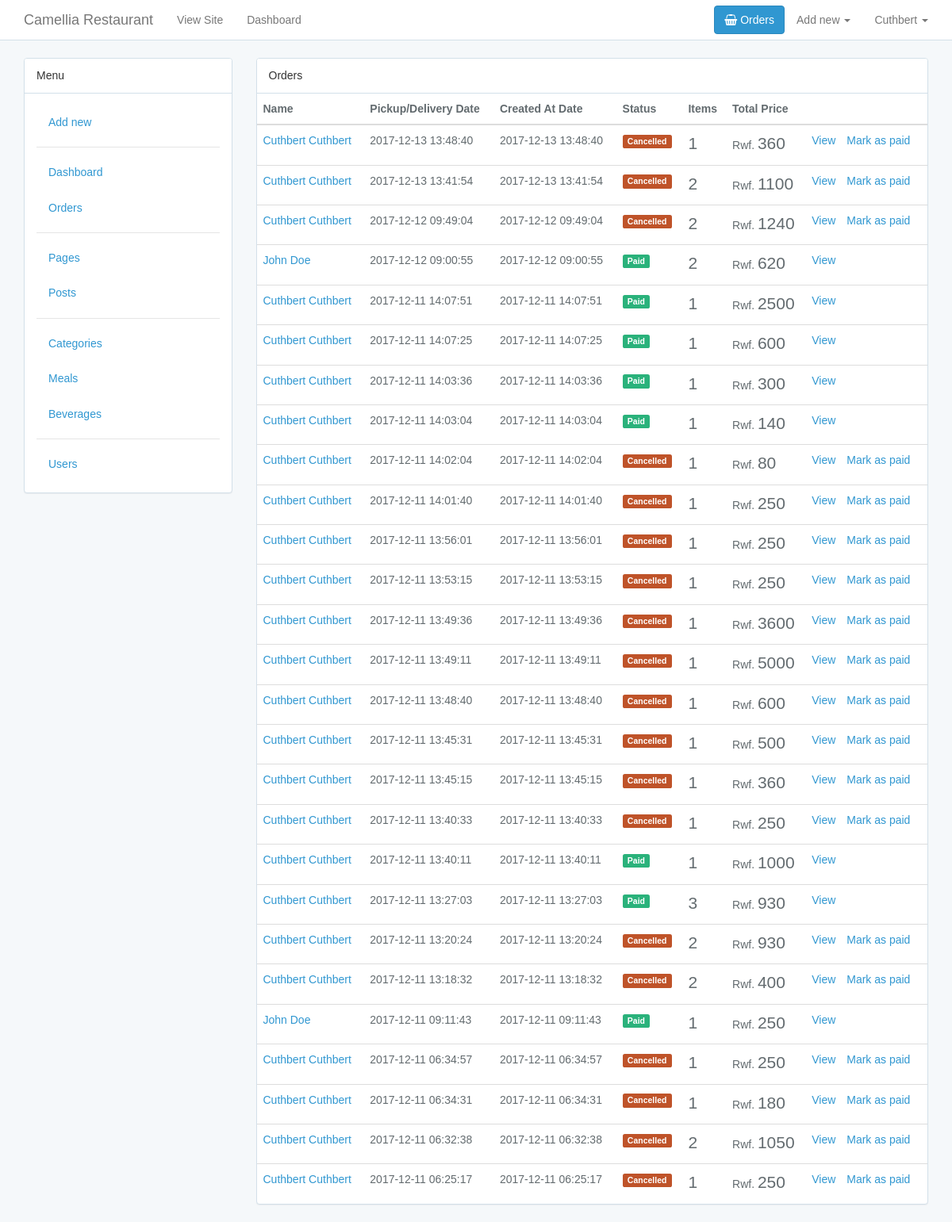
The app's page /admin/orders/index.php (signed in) with its own data.
### tables this page shows
CREATE TABLE `orders` (
  `id` int(10) UNSIGNED NOT NULL,
  `user_id` int(10) UNSIGNED NOT NULL,
  `booked_at` timestamp NOT NULL DEFAULT CURRENT_TIMESTAMP,
  `expired_at` timestamp NULL DEFAULT NULL,
  `paid_at` timestamp NULL DEFAULT NULL,
  `created_at` timestamp NOT NULL DEFAULT CURRENT_TIMESTAMP,
  `updated_at` timestamp NOT NULL DEFAULT CURRENT_TIMESTAMP ON UPDATE CURRENT_TIMESTAMP
);

CREATE TABLE `users` (
  `id` int(10) UNSIGNED NOT NULL,
  `first_name` varchar(191) NOT NULL,
  `last_name` varchar(191) NOT NULL,
  `email` varchar(191) NOT NULL,
  `phone` int(191) DEFAULT NULL,
  `password` varchar(191) NOT NULL,
  `remember_token` varchar(100) DEFAULT NULL,
  `created_at` timestamp NOT NULL DEFAULT CURRENT_TIMESTAMP,
  `updated_at` timestamp NOT NULL DEFAULT CURRENT_TIMESTAMP ON UPDATE CURRENT_TIMESTAMP
);

### admin/functions.php (called while the page is built, shortened)
<?php
if (!function_exists('orders')) {
    function orders($parameters = [])
    {
        global $con;
        $rows = [];
        $stmt = $con->prepare("SELECT
                                        `orders`.*,
                                        `users`.`first_name`, `users`.`last_name`
                                        FROM
                                          `orders`
                                        INNER JOIN
                                          `users`
                                        ON
                                          `users`.`id` = `orders`.`user_id`
                                          ORDER BY
                                          `created_at` DESC,
                                          `booked_at` DESC");
        if (isset($parameters) && isset($parameters["status"]) && $parameters['status'] == "pending") {
            $stmt = $con->prepare("SELECT
                                        `orders`.*,
                                        `users`.`first_name`, `users`.`last_name`
                                        FROM
                                          `orders`
                                        INNER JOIN
                                          `users`
                                        ON
                                          `users`.`id` = `orders`.`user_id`
                                        WHERE
                                          `orders`.`paid_at` IS NULL
                                          AND
                                            `orders`.`expired_at` IS NULL
                                        ORDER BY
                                          `created_at` DESC,
                                          `booked_at` DESC");
        }
        $stmt->execute();
        $result = $stmt->get_result();
        if ($result->num_rows >= 1) {
            $rows = $result->fetch_all(MYSQLI_BOTH);
        };
        return $rows;
    }
}

### helpers.php (called while the page is built, shortened)
<?php
if (!function_exists('route')) {
    function route($name)
    {
        return APP_URL . "/{$name}";
    }
}

### functions.php (called while the page is built, shortened)
<?php
include_once "helpers.php";
if (!function_exists('orderTotal')) {
    function orderTotal($order)
    {
        global $con;
        $row = [];
        $stmt = $con->prepare("SELECT
                                        SUM(
                                            (
                                                `order_items`.`price` * `order_items`.`quantity`
                                            )
                                        ) AS `order_total`
                                    FROM
                                        `orders`
                                    INNER JOIN `order_items`
                                    WHERE
                                    `orders`.`id` = `order_items`.`order_id`
                                    AND `order_id` = ? LIMIT 1");
        $stmt->bind_param("i", $order);
        $stmt->execute();
        $result = $stmt->get_result();
        if ($result->num_rows == 1) {
            $row = $result->fetch_assoc();
        }
        return $row['order_total'];
    }
}
if (!function_exists('orderItemsCount')) {
    function orderItemsCount($order)
    {
        global $con;
        $row = [];
        $stmt = $con->prepare("SELECT
                                        COUNT(`order_items`.id) AS `order_items_count`
                                    FROM
                                        `orders`
                                    INNER JOIN `order_items`
                                    WHERE
                                    `orders`.`id` = `order_items`.`order_id`
                                    AND `order_id` = ? LIMIT 1");
        $stmt->bind_param("i", $order);
        $stmt->execute();
        $result = $stmt->get_result();
        if ($result->num_rows == 1) {
            $row = $result->fetch_assoc();
        }
        return $row['order_items_count'];
    }
}

### admin/orders/index.php (the view, shortened to what this page needs)
<?php
include_once("../../helpers.php");
include_once("../../functions.php");
include_once("../functions.php");
$orders = orders();
?>
<!DOCTYPE html>
<html lang="en">
<head>
    <?php include_once('../../partials/_head.php'); ?>
</head>
<body>
<div id="app">
    <?php include_once('../partials/_navigation.php'); ?>
    <div class="container">
        <div class="row">
            <div class="col-sm-3">
                <?php include_once('../partials/_sidebar.php') ?>
            </div>
            <div class="col-sm-9">
                <div class="panel panel-default">
                    <div class="panel-heading">Orders</div>
                    <?php if (isset($orders) && (count($orders) > 0)) { ?>
                    <div class="table-responsive">
                        <table class="table table-hover">
                            <thead>
                            <tr>
                                <th>Name</th>
                                <th>Pickup/Delivery Date</th>
                                <th>Created At Date</th>
                                <th>Status</th>
                                <th>Items</th>
                                <th>Total Price</th>
                                <th></th>
                            </tr>
                            </thead>
                            <tbody>
                            <?php foreach ($orders as $order) { ?>
                                <tr>
                                    <td>
                                        <a href="<?php echo route("admin/orders/index.php?user={$order['user_id']}") ?>">
                                            <?php echo $order['first_name'] . ' ' . $order['last_name']; ?>
                                        </a>
                                    </td>
                                    <td><?php echo $order['booked_at']; ?></td>
                                    <td><?php echo $order['created_at']; ?></td>
                                    <td>
                                        <?php if (isset($order['paid_at'])) { ?>
                                            <span class="label label-success">Paid</span>
                                        <?php } elseif(isset($order['expired_at'])) { ?>
                                            <span class="label label-danger">Cancelled</span>
                                        <?php } else { ?>
                                            <span class="label label-warning">Pending</span>
                                        <?php } ?>
                                    </td>
                                    <td>
                                        <span class="lead"><?php echo orderItemsCount($order['id']); ?></span>
                                    </td>
                                    <td>
                                        <?php echo APP_CURRENCY; ?>
                                        <span class="lead"><?php echo orderTotal($order['id']); ?></span>
                                    </td>
                                    <td>
                                        <ul class="list-inline">
                                            <li>
                                                <a href="<?php echo route("admin/orders/edit.php?order={$order['id']}") ?>">
                                                    View
                                                </a>
                                            </li>
                                            <?php if (!isset($order['paid_at'])) { ?>
                                                <li>
                                                    <a href="<?php echo route("admin/orders/scripts/update_paid_at.php?order={$order['id']}"); ?>"
                                                       onclick="event.preventDefault();
                                                               document.getElementById('order-<?php echo $order["id"]; ?>-paid-at-form').submit();">
                                                        Mark as paid
                                                    </a>
                                                </li>
                                            <?php } ?>
                                        </ul>
                                    </td>
                                </tr>
                            <?php } ?>
                            </tbody>
                        </table>
                </div>
                <?php } else { ?>
                    <p class="text-muted text-center">No orders found.</p>
                <?php }; ?>
            </div>
        </div>
    </div>
</div>
</div>
</body>
</html>

### records on screen
orders: user.first_name "Cuthbert", user.last_name "Cuthbert", booked_at "2017-12-13 13:48:40", created_at "2017-12-13 13:48:40", shows "Cancelled", id "1", id "360"
orders: user.first_name "Cuthbert", user.last_name "Cuthbert", booked_at "2017-12-13 13:41:54", created_at "2017-12-13 13:41:54", shows "Cancelled", id "2", id "1100"
orders: user.first_name "Cuthbert", user.last_name "Cuthbert", booked_at "2017-12-12 09:49:04", created_at "2017-12-12 09:49:04", shows "Cancelled", id "2", id "1240"
orders: user.first_name "John", user.last_name "Doe", booked_at "2017-12-12 09:00:55", created_at "2017-12-12 09:00:55", shows "Paid", id "2", id "620"
orders: user.first_name "Cuthbert", user.last_name "Cuthbert", booked_at "2017-12-11 14:07:51", created_at "2017-12-11 14:07:51", shows "Paid", id "1", id "2500"
orders: user.first_name "Cuthbert", user.last_name "Cuthbert", booked_at "2017-12-11 14:07:25", created_at "2017-12-11 14:07:25", shows "Paid", id "1", id "600"
orders: user.first_name "Cuthbert", user.last_name "Cuthbert", booked_at "2017-12-11 14:03:36", created_at "2017-12-11 14:03:36", shows "Paid", id "1", id "300"
orders: user.first_name "Cuthbert", user.last_name "Cuthbert", booked_at "2017-12-11 14:03:04", created_at "2017-12-11 14:03:04", shows "Paid", id "1", id "140"
orders: user.first_name "Cuthbert", user.last_name "Cuthbert", booked_at "2017-12-11 14:02:04", created_at "2017-12-11 14:02:04", shows "Cancelled", id "1", id "80"
orders: user.first_name "Cuthbert", user.last_name "Cuthbert", booked_at "2017-12-11 14:01:40", created_at "2017-12-11 14:01:40", shows "Cancelled", id "1", id "250"
orders: user.first_name "Cuthbert", user.last_name "Cuthbert", booked_at "2017-12-11 13:56:01", created_at "2017-12-11 13:56:01", shows "Cancelled", id "1", id "250"
orders: user.first_name "Cuthbert", user.last_name "Cuthbert", booked_at "2017-12-11 13:53:15", created_at "2017-12-11 13:53:15", shows "Cancelled", id "1", id "250"
orders: user.first_name "Cuthbert", user.last_name "Cuthbert", booked_at "2017-12-11 13:49:36", created_at "2017-12-11 13:49:36", shows "Cancelled", id "1", id "3600"
orders: user.first_name "Cuthbert", user.last_name "Cuthbert", booked_at "2017-12-11 13:49:11", created_at "2017-12-11 13:49:11", shows "Cancelled", id "1", id "5000"
orders: user.first_name "Cuthbert", user.last_name "Cuthbert", booked_at "2017-12-11 13:48:40", created_at "2017-12-11 13:48:40", shows "Cancelled", id "1", id "600"
orders: user.first_name "Cuthbert", user.last_name "Cuthbert", booked_at "2017-12-11 13:45:31", created_at "2017-12-11 13:45:31", shows "Cancelled", id "1", id "500"
orders: user.first_name "Cuthbert", user.last_name "Cuthbert", booked_at "2017-12-11 13:45:15", created_at "2017-12-11 13:45:15", shows "Cancelled", id "1", id "360"
orders: user.first_name "Cuthbert", user.last_name "Cuthbert", booked_at "2017-12-11 13:40:33", created_at "2017-12-11 13:40:33", shows "Cancelled", id "1", id "250"
orders: user.first_name "Cuthbert", user.last_name "Cuthbert", booked_at "2017-12-11 13:40:11", created_at "2017-12-11 13:40:11", shows "Paid", id "1", id "1000"
orders: user.first_name "Cuthbert", user.last_name "Cuthbert", booked_at "2017-12-11 13:27:03", created_at "2017-12-11 13:27:03", shows "Paid", id "3", id "930"
orders: user.first_name "Cuthbert", user.last_name "Cuthbert", booked_at "2017-12-11 13:20:24", created_at "2017-12-11 13:20:24", shows "Cancelled", id "2", id "930"
orders: user.first_name "Cuthbert", user.last_name "Cuthbert", booked_at "2017-12-11 13:18:32", created_at "2017-12-11 13:18:32", shows "Cancelled", id "2", id "400"
orders: user.first_name "John", user.last_name "Doe", booked_at "2017-12-11 09:11:43", created_at "2017-12-11 09:11:43", shows "Paid", id "1", id "250"
orders: user.first_name "Cuthbert", user.last_name "Cuthbert", booked_at "2017-12-11 06:34:57", created_at "2017-12-11 06:34:57", shows "Cancelled", id "1", id "250"
orders: user.first_name "Cuthbert", user.last_name "Cuthbert", booked_at "2017-12-11 06:34:31", created_at "2017-12-11 06:34:31", shows "Cancelled", id "1", id "180"
orders: user.first_name "Cuthbert", user.last_name "Cuthbert", booked_at "2017-12-11 06:32:38", created_at "2017-12-11 06:32:38", shows "Cancelled", id "2", id "1050"
orders: user.first_name "Cuthbert", user.last_name "Cuthbert", booked_at "2017-12-11 06:25:17", created_at "2017-12-11 06:25:17", shows "Cancelled", id "1", id "250"

### other values on screen
APP_NAME "Camellia Restaurant"
session_get('user', 'first_name') "Cuthbert"
